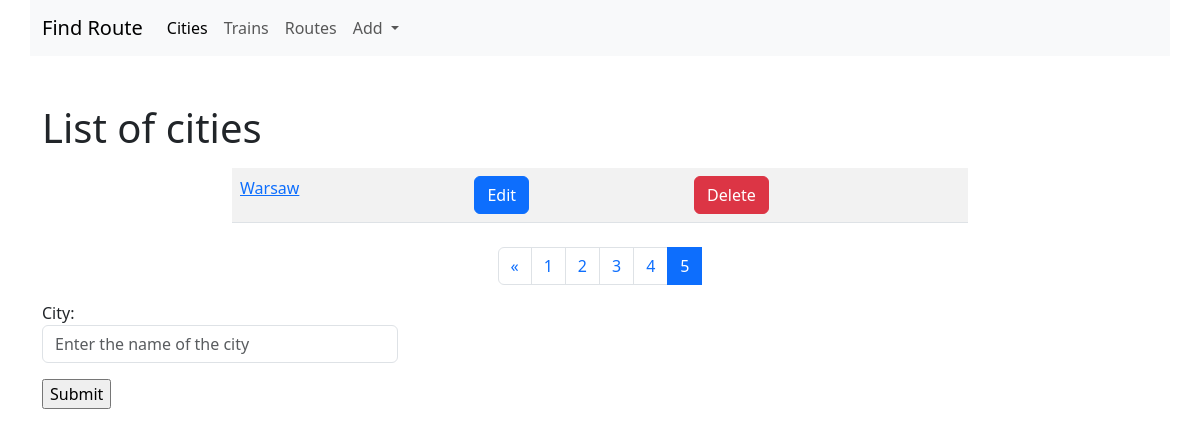
The page /cities/?page=5 on the database as committed earlier.
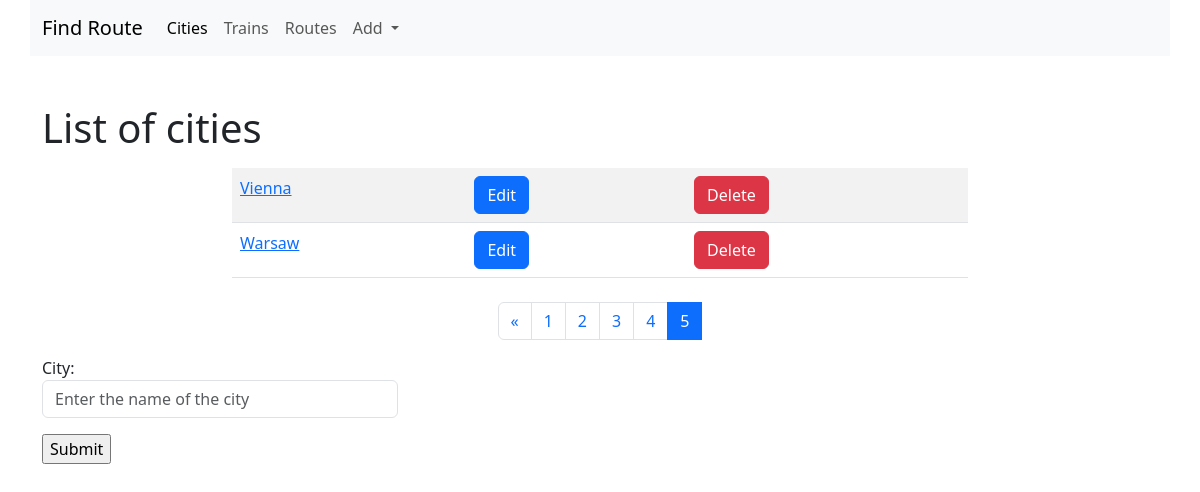
The same page on the database as committed later.
### cities/models.py (models this page shows, shortened)
class City(models.Model):
    name = models.CharField(max_length=100, unique=True)
    class Meta:
        verbose_name = 'City'
        verbose_name_plural = 'Cities'
        ordering = ['name']

### cities/views.py (the view)
# urls.py: path('', CityListView.as_view(), name='home'),
class CityListView(ListView):
    paginate_by = 2
    model = City
    template_name = 'cities/home.html'
    def get_context_data(self, **kwargs):
        context = super().get_context_data(**kwargs)
        form = CityForm()
        context['form'] = form
        return context

### cities/forms.py
class CityForm(forms.ModelForm):
    name = forms.CharField(label='City', widget=forms.TextInput(attrs={
        'class': 'form-control',
        'placeholder': 'Enter the name of the city'
    }))
    class Meta:
        model = City
        fields = ('name', )

### cities/templates/cities/home.html (shortened to what this page needs)
{% extends 'base.html' %}
{% block content %}
<h1>List of cities</h1>
<div class="row">
  <div class="col-md-8 mx-auto my-2">
      <table class="table table-striped">
      {% for object in page_obj %}
          <tr>
              <td>
                  <a href="{% url 'cities:detail' pk=object.pk %}">{{object.name}}</a>
              </td>
              <td>
                  <a href="{% url 'cities:update' pk=object.pk %}">
                      <button type="submit" class="btn btn-primary">Edit</button>
                  </a>
              </td>
              <td>
                  <a href="{% url 'cities:delete' pk=object.pk %}">
                      <button type="submit" class="btn btn-danger">Delete</button>
                  </a>
              </td>
          </tr>
      {% endfor %}
      </table>
  </div>
</div>
<nav aria-label="Page navigation example">
  <ul class="pagination justify-content-center">
    <li class="page-item">
        {% if page_obj.has_previous %}
            <a class="page-link" href="?page={{ page_obj.previous_page_number }}" aria-label="Previous">
            <span aria-hidden="true">&laquo;</span>
            </a>
        {% endif %}
    </li>
    {% for page in page_obj.paginator.page_range %}
        <li class="page-item {% if page == page_obj.number %} active {% endif %} ">
            <a class="page-link" href="?page={{page}}">
                {{ page }}
            </a>
        </li>
    {% endfor %}
  </ul>
</nav>
<div class="row">
<div class="col-md-4">
    <form action="{% url 'cities:create' %}" method="post"> {% csrf_token %}
    {{ form.as_p }}
    <input type="submit" value="Submit">
    </form>
</div>
</div>
{% endblock %}

Rows that differ between the two databases and show on the page:
added City: name "Vienna"
